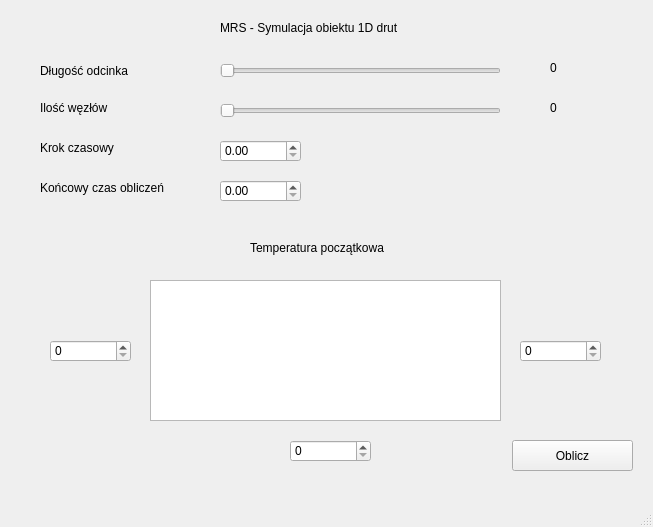
<?xml version="1.0" encoding="UTF-8"?>
<ui version="4.0">
 <class>MainWindow</class>
 <widget class="QMainWindow" name="MainWindow">
  <property name="geometry">
   <rect>
    <x>0</x>
    <y>0</y>
    <width>653</width>
    <height>527</height>
   </rect>
  </property>
  <property name="windowTitle">
   <string>Projekt symulacja podgrzewania - Sadkowski</string>
  </property>
  <widget class="QWidget" name="centralwidget">
   <widget class="QLabel" name="label">
    <property name="geometry">
     <rect>
      <x>40</x>
      <y>60</y>
      <width>101</width>
      <height>21</height>
     </rect>
    </property>
    <property name="text">
     <string>Długość odcinka </string>
    </property>
   </widget>
   <widget class="QLabel" name="label_2">
    <property name="geometry">
     <rect>
      <x>220</x>
      <y>20</y>
      <width>211</width>
      <height>16</height>
     </rect>
    </property>
    <property name="text">
     <string>MRS - Symulacja obiektu 1D drut</string>
    </property>
   </widget>
   <widget class="QLabel" name="label_3">
    <property name="geometry">
     <rect>
      <x>40</x>
      <y>100</y>
      <width>101</width>
      <height>16</height>
     </rect>
    </property>
    <property name="text">
     <string>Ilość węzłów </string>
    </property>
   </widget>
   <widget class="QLabel" name="label_4">
    <property name="geometry">
     <rect>
      <x>40</x>
      <y>140</y>
      <width>91</width>
      <height>16</height>
     </rect>
    </property>
    <property name="text">
     <string>Krok czasowy</string>
    </property>
   </widget>
   <widget class="QSlider" name="dlugoscOdcinkaSlider">
    <property name="geometry">
     <rect>
      <x>220</x>
      <y>60</y>
      <width>281</width>
      <height>22</height>
     </rect>
    </property>
    <property name="minimum">
     <number>1</number>
    </property>
    <property name="maximum">
     <number>10</number>
    </property>
    <property name="pageStep">
     <number>6</number>
    </property>
    <property name="orientation">
     <enum>Qt::Horizontal</enum>
    </property>
   </widget>
   <widget class="QSlider" name="iloscWezlowSlider">
    <property name="geometry">
     <rect>
      <x>220</x>
      <y>100</y>
      <width>281</width>
      <height>22</height>
     </rect>
    </property>
    <property name="minimum">
     <number>3</number>
    </property>
    <property name="maximum">
     <number>50</number>
    </property>
    <property name="orientation">
     <enum>Qt::Horizontal</enum>
    </property>
   </widget>
   <widget class="QLabel" name="label_6">
    <property name="geometry">
     <rect>
      <x>250</x>
      <y>240</y>
      <width>151</width>
      <height>16</height>
     </rect>
    </property>
    <property name="text">
     <string>Temperatura początkowa</string>
    </property>
   </widget>
   <widget class="QGraphicsView" name="graphicsView">
    <property name="geometry">
     <rect>
      <x>150</x>
      <y>280</y>
      <width>351</width>
      <height>141</height>
     </rect>
    </property>
   </widget>
   <widget class="QLabel" name="label_7">
    <property name="geometry">
     <rect>
      <x>40</x>
      <y>180</y>
      <width>161</width>
      <height>16</height>
     </rect>
    </property>
    <property name="text">
     <string>Końcowy czas obliczeń</string>
    </property>
   </widget>
   <widget class="QLabel" name="labelDlugoscOdcinka">
    <property name="geometry">
     <rect>
      <x>550</x>
      <y>60</y>
      <width>55</width>
      <height>16</height>
     </rect>
    </property>
    <property name="text">
     <string>0</string>
    </property>
   </widget>
   <widget class="QLabel" name="labelloscWezlow">
    <property name="geometry">
     <rect>
      <x>550</x>
      <y>100</y>
      <width>55</width>
      <height>16</height>
     </rect>
    </property>
    <property name="text">
     <string>0</string>
    </property>
   </widget>
   <widget class="QSpinBox" name="setTempL">
    <property name="geometry">
     <rect>
      <x>50</x>
      <y>340</y>
      <width>81</width>
      <height>22</height>
     </rect>
    </property>
    <property name="maximum">
     <number>1000</number>
    </property>
   </widget>
   <widget class="QSpinBox" name="setTempM">
    <property name="geometry">
     <rect>
      <x>290</x>
      <y>440</y>
      <width>81</width>
      <height>22</height>
     </rect>
    </property>
    <property name="maximum">
     <number>1000</number>
    </property>
   </widget>
   <widget class="QSpinBox" name="setTempP">
    <property name="geometry">
     <rect>
      <x>520</x>
      <y>340</y>
      <width>81</width>
      <height>22</height>
     </rect>
    </property>
    <property name="maximum">
     <number>1000</number>
    </property>
   </widget>
   <widget class="QDoubleSpinBox" name="krokCzasowyDoubleSpinBox">
    <property name="geometry">
     <rect>
      <x>220</x>
      <y>140</y>
      <width>81</width>
      <height>22</height>
     </rect>
    </property>
    <property name="maximum">
     <double>10.000000000000000</double>
    </property>
    <property name="singleStep">
     <double>0.100000000000000</double>
    </property>
   </widget>
   <widget class="QDoubleSpinBox" name="koncowyCzasDoubleSpinBox">
    <property name="geometry">
     <rect>
      <x>220</x>
      <y>180</y>
      <width>81</width>
      <height>22</height>
     </rect>
    </property>
    <property name="maximum">
     <double>4.000000000000000</double>
    </property>
    <property name="singleStep">
     <double>0.100000000000000</double>
    </property>
   </widget>
   <widget class="QPushButton" name="pushButton">
    <property name="geometry">
     <rect>
      <x>512</x>
      <y>440</y>
      <width>121</width>
      <height>31</height>
     </rect>
    </property>
    <property name="text">
     <string>Oblicz</string>
    </property>
   </widget>
  </widget>
  <widget class="QMenuBar" name="menubar">
   <property name="geometry">
    <rect>
     <x>0</x>
     <y>0</y>
     <width>653</width>
     <height>26</height>
    </rect>
   </property>
  </widget>
  <widget class="QStatusBar" name="statusbar"/>
 </widget>
 <resources/>
 <connections/>
</ui>
